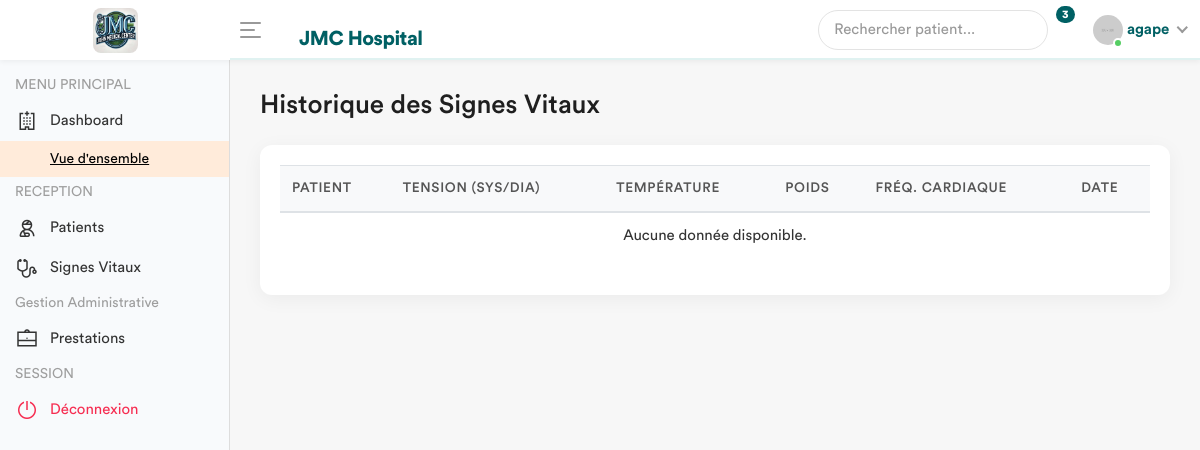
Before: /signes-vitaux/liste/ (signed in) with the older database file.
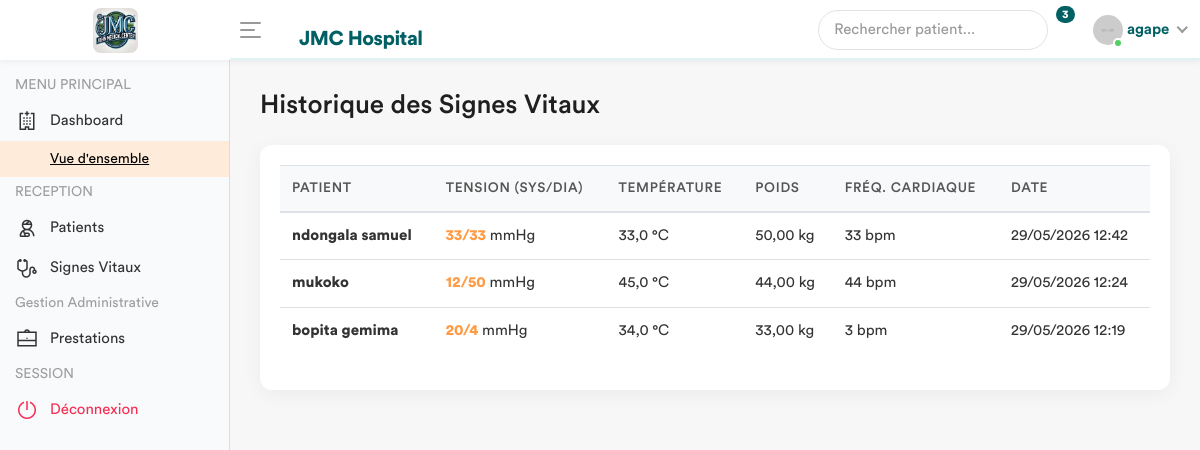
After: the same page with the newer database file.
### app/models.py (models this page shows, shortened)
class SigneVital(models.Model):
    patient = models.ForeignKey(Patient, on_delete=models.CASCADE)
    tension_sys = models.IntegerField()
    tension_dia = models.IntegerField()
    temperature = models.DecimalField(max_digits=4, decimal_places=1)
    poids = models.DecimalField(max_digits=5, decimal_places=2)
    frequence_cardiaque = models.IntegerField()
    date_enregistrement = models.DateTimeField(auto_now_add=True)

class Patient(models.Model):
    code_patient = models.CharField(max_length=20, unique=True, editable=False)
    noms = models.CharField(max_length=100)
    sexe = models.CharField(max_length=1, choices=[('M', 'Masculin'), ('F', 'Féminin')])
    age = models.CharField(max_length=30)
    adresse = models.TextField()
    telephone = models.CharField(max_length=20)
    fiche_payee = models.BooleanField(default=False)
    service = models.ForeignKey('Service', on_delete=models.PROTECT, related_name='patients', null=True)
    created_by = models.ForeignKey(User, on_delete=models.SET_NULL, null=True, related_name='patients_crees')
    date_creation = models.DateTimeField(auto_now_add=True)
    date_modification = models.DateTimeField(auto_now=True)
    class Meta:
        verbose_name = "Patient"
        verbose_name_plural = "Patients"

### app/views.py (the view)
# urls.py: path('signes-vitaux/liste/', views.liste_signes_vitaux, name='liste_signes_vitaux'),
@login_required
def liste_signes_vitaux(request):
    signes = SigneVital.objects.select_related('patient').order_by('-date_enregistrement')
    role = Fonction.objects.filter(userKey=request.user).first()
    fonctionKey = role.fonctionKey.roleName if role else None
    return render(request, 'back-end/patient/liste_signes_vitaux.html', {
        'signes': signes,
        'fonctionKey': fonctionKey
    })

### app/templates/back-end/patient/liste_signes_vitaux.html (shortened to what this page needs)
<!DOCTYPE html>
<html lang="fr">
<head>
    {% include 'back-end/includes/css.html' %}
</head>
<body>
    <div class="main-wrapper">
        {% include 'back-end/includes/header.html' %}
        {% include 'back-end/includes/sidebar.html' %}
        <div class="page-wrapper">
            <div class="content container-fluid">
                <div class="page-header mb-4">
                    <h3 class="page-title">Historique des Signes Vitaux</h3>
                </div>
                <div class="card">
                    <div class="card-body">
                        <div class="table-responsive">
                            <table class="table table-hover" id="tableSignes">
                                <thead>
                                    <tr>
                                        <th>Patient</th>
                                        <th>Tension (Sys/Dia)</th>
                                        <th>Température</th>
                                        <th>Poids</th>
                                        <th>Fréq. Cardiaque</th>
                                        <th>Date</th>
                                    </tr>
                                </thead>
                                <tbody>
                                    {% for s in signes %}
                                    <tr>
                                        <td><strong>{{ s.patient.noms }}</strong></td>
                                        <td><span class="text-primary font-weight-bold">{{ s.tension_sys }}/{{ s.tension_dia }}</span> mmHg</td>
                                        <td>{{ s.temperature }} °C</td>
                                        <td>{{ s.poids }} kg</td>
                                        <td>{{ s.frequence_cardiaque }} bpm</td>
                                        <td>{{ s.date_enregistrement|date:"d/m/Y H:i" }}</td>
                                    </tr>
                                    {% empty %}
                                    <tr>
                                        <td colspan="6" class="text-center">Aucune donnée disponible.</td>
                                    </tr>
                                    {% endfor %}
                                </tbody>
                            </table>
                        </div>
                    </div>
                </div>
            </div>
        </div>
    </div>
</body>
</html>

Changed rows visible on the page:
added SigneVital: patient.noms "ndongala samuel", tension_sys "33", tension_dia "33", temperature "33,0", poids "50,00", frequence_cardiaque "33", date_enregistrement "29/05/2026 12:42"
added SigneVital: patient.noms "mukoko", tension_sys "12", tension_dia "50", temperature "45,0", poids "44,00", frequence_cardiaque "44", date_enregistrement "29/05/2026 12:24"
added SigneVital: patient.noms "bopita gemima", tension_sys "20", tension_dia "4", temperature "34,0", poids "33,00", frequence_cardiaque "3", date_enregistrement "29/05/2026 12:19"
Other visible differences:
text no longer shown: "Aucune donnée disponible."
